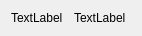
<?xml version="1.0" encoding="UTF-8"?>
<ui version="4.0">
 <class>PowerChunk</class>
 <widget class="QWidget" name="PowerChunk">
  <property name="geometry">
   <rect>
    <x>0</x>
    <y>0</y>
    <width>142</width>
    <height>35</height>
   </rect>
  </property>
  <property name="windowTitle">
   <string notr="true">Form</string>
  </property>
  <layout class="QHBoxLayout" name="horizontalLayout">
   <item>
    <widget class="QLabel" name="iconLabel">
     <property name="text">
      <string notr="true">TextLabel</string>
     </property>
    </widget>
   </item>
   <item>
    <widget class="QLabel" name="descriptionLabel">
     <property name="text">
      <string notr="true">TextLabel</string>
     </property>
    </widget>
   </item>
  </layout>
 </widget>
 <resources/>
 <connections/>
</ui>
